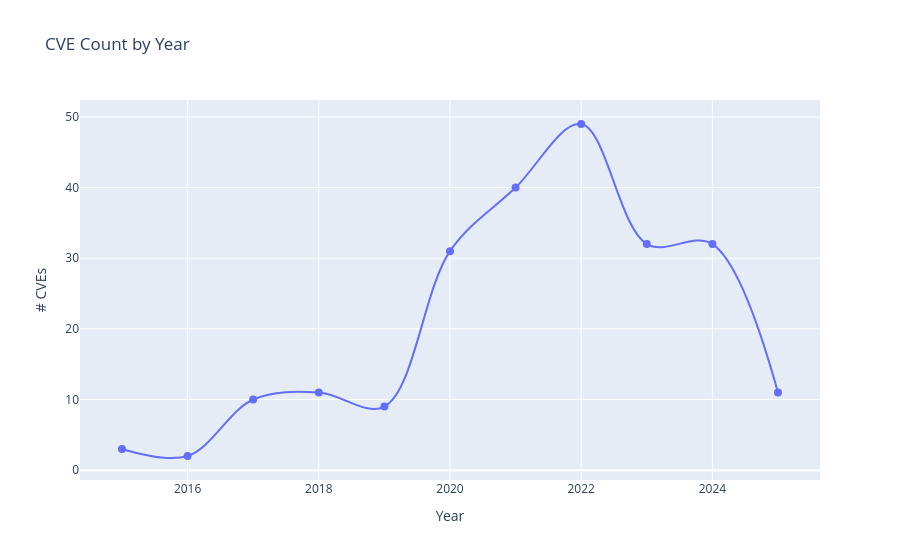

Notebook cell for this chart:
### Code cell
# ── Line chart: CVEs per year ──────────────────────────────────────────────────
year_counts = df.dropna(subset=["year"]).groupby("year")["cve_id"].count().reset_index()
year_counts.columns = ["year", "count"]

fig = px.line(
    year_counts, x="year", y="count",
    title="CVE Count by Year",
    markers=True,
    line_shape="spline",
)
fig.update_traces(line_color="#636EFA", marker=dict(size=8))
fig.update_layout(xaxis_title="Year", yaxis_title="# CVEs")
fig.show()

### Figure 1 — Plotly figure (JSON) as saved in the notebook; plotly's stock layout.template omitted (floating-point values rounded to 4 significant figures)
{"data": [{"hovertemplate": "year=%{x}<br>count=%{y}<extra></extra>", "legendgroup": "", "line": {"color": "#636EFA", "dash": "solid", "shape": "spline"}, "marker": {"size": 8, "symbol": "circle"}, "mode": "lines+markers", "name": "", "orientation": "v", "showlegend": false, "type": "scatter", "x": [2015, 2016, 2017, 2018, 2019, 2020, 2021, 2022, 2023, 2024, 2025], "xaxis": "x", "y": [3, 2, 10, 11, 9, 31, 40, 49, 32, 32, 11], "yaxis": "y"}], "layout": {"legend": {"tracegroupgap": 0}, "title": {"text": "CVE Count by Year"}, "xaxis": {"anchor": "y", "domain": [0, 1], "title": {"text": "Year"}}, "yaxis": {"anchor": "x", "domain": [0, 1], "title": {"text": "# CVEs"}}}}
